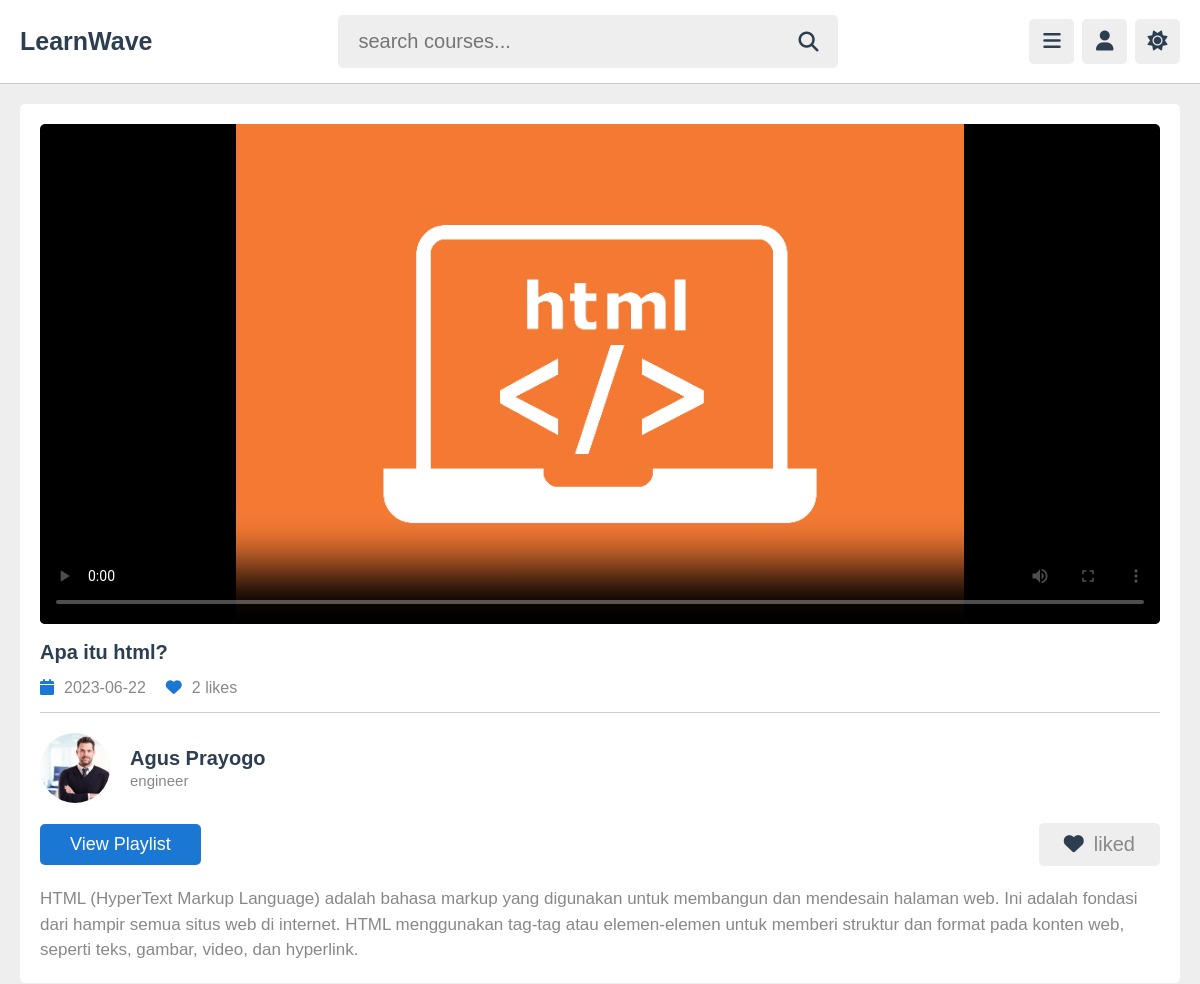
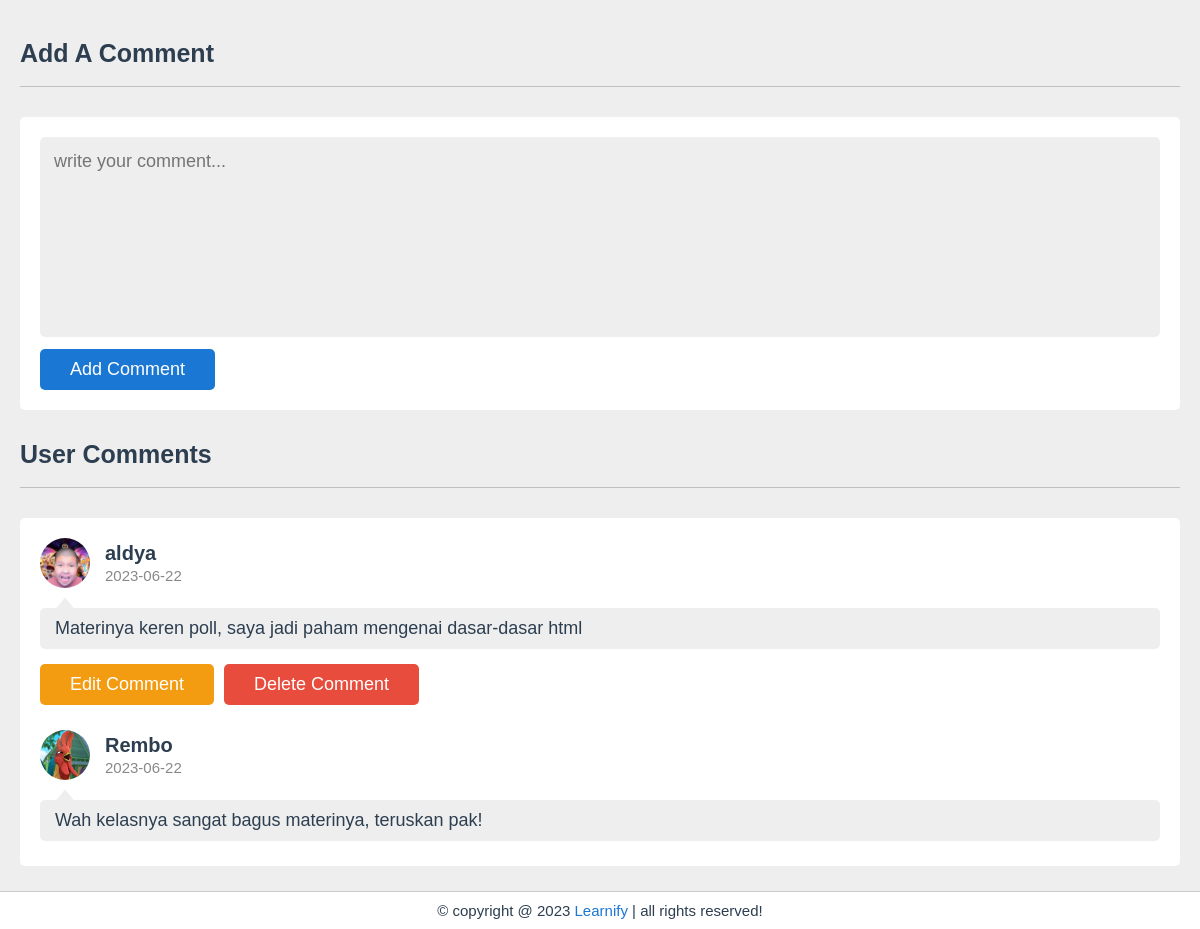
The page /watch_video.php?get_id=HJvmfDIKlQ5w3asvhvz4 (signed in) on the database its author committed (2 pictures, top to bottom).
### tables this page shows
CREATE TABLE `content` (
  `id` varchar(20) NOT NULL,
  `tutor_id` varchar(20) NOT NULL,
  `playlist_id` varchar(20) NOT NULL,
  `title` varchar(100) NOT NULL,
  `description` varchar(1000) NOT NULL,
  `video` varchar(100) NOT NULL,
  `thumb` varchar(100) NOT NULL,
  `date` date NOT NULL DEFAULT current_timestamp(),
  `status` varchar(20) NOT NULL DEFAULT 'deactive'
);

CREATE TABLE `tutors` (
  `id` varchar(20) NOT NULL,
  `name` varchar(50) NOT NULL,
  `profession` varchar(50) NOT NULL,
  `email` varchar(50) NOT NULL,
  `password` varchar(50) NOT NULL,
  `image` varchar(100) NOT NULL
);

CREATE TABLE `comments` (
  `id` varchar(20) NOT NULL,
  `content_id` varchar(20) NOT NULL,
  `user_id` varchar(20) NOT NULL,
  `tutor_id` varchar(20) NOT NULL,
  `comment` varchar(1000) NOT NULL,
  `date` date NOT NULL DEFAULT current_timestamp()
);

CREATE TABLE `users` (
  `id` varchar(20) NOT NULL,
  `name` varchar(50) NOT NULL,
  `email` varchar(50) NOT NULL,
  `password` varchar(50) NOT NULL,
  `image` varchar(100) NOT NULL
);

### watch_video.php (the view, shortened to what this page needs)
<?php
include 'components/connect.php';
if(isset($_COOKIE['user_id'])){
   $user_id = $_COOKIE['user_id'];
}else{
   $user_id = '';
}
if(isset($_GET['get_id'])){
   $get_id = $_GET['get_id'];
}else{
   $get_id = '';
   header('location:home.php');
}
?>
<!DOCTYPE html>
<html lang="en">
<head>
   <link rel="stylesheet" href="https://cdnjs.cloudflare.com/ajax/libs/font-awesome/6.2.0/css/all.min.css">
   <link rel="stylesheet" href="css/style.css">
</head>
<body>
<?php include 'components/user_header.php'; ?>
<section class="watch-video">
   <?php
      $select_content = $conn->prepare("SELECT * FROM `content` WHERE id = ? AND status = ?");
      $select_content->execute([$get_id, 'active']);
      if($select_content->rowCount() > 0){
         while($fetch_content = $select_content->fetch(PDO::FETCH_ASSOC)){
            $content_id = $fetch_content['id'];
            $select_likes = $conn->prepare("SELECT * FROM `likes` WHERE content_id = ?");
            $select_likes->execute([$content_id]);
            $total_likes = $select_likes->rowCount();
            $verify_likes = $conn->prepare("SELECT * FROM `likes` WHERE user_id = ? AND content_id = ?");
            $verify_likes->execute([$user_id, $content_id]);
            $select_tutor = $conn->prepare("SELECT * FROM `tutors` WHERE id = ? LIMIT 1");
            $select_tutor->execute([$fetch_content['tutor_id']]);
            $fetch_tutor = $select_tutor->fetch(PDO::FETCH_ASSOC);
   ?>
   <div class="video-details">
      <video src="uploaded_files/<?= $fetch_content['video']; ?>" class="video" poster="uploaded_files/<?= $fetch_content['thumb']; ?>" controls autoplay></video>
      <h3 class="title"><?= $fetch_content['title']; ?></h3>
      <div class="info">
         <p><i class="fas fa-calendar"></i><span><?= $fetch_content['date']; ?></span></p>
         <p><i class="fas fa-heart"></i><span><?= $total_likes; ?> likes</span></p>
      </div>
      <div class="tutor">
         <img src="uploaded_files/<?= $fetch_tutor['image']; ?>" alt="">
         <div>
            <h3><?= $fetch_tutor['name']; ?></h3>
            <span><?= $fetch_tutor['profession']; ?></span>
         </div>
      </div>
      <form action="" method="post" class="flex">
         <a href="playlist.php?get_id=<?= $fetch_content['playlist_id']; ?>" class="inline-btn">view playlist</a>
         <?php
            if($verify_likes->rowCount() > 0){
         ?>
         <button type="submit" name="like_content"><i class="fas fa-heart"></i><span>liked</span></button>
         <?php
         }else{
         ?>
         <button type="submit" name="like_content"><i class="far fa-heart"></i><span>like</span></button>
         <?php
            }
         ?>
      </form>
      <div class="description"><p><?= $fetch_content['description']; ?></p></div>
   </div>
   <?php
         }
      }else{
         echo '<p class="empty">no videos added yet!</p>';
      }
   ?>
</section>
<section class="comments">
   <h1 class="heading">add a comment</h1>
   <form action="" method="post" class="add-comment">
      <textarea name="comment_box" required placeholder="write your comment..." maxlength="1000" cols="30" rows="10"></textarea>
      <input type="submit" value="add comment" name="add_comment" class="inline-btn">
   </form>
   <h1 class="heading">user comments</h1>
   <div class="show-comments">
      <?php
         $select_comments = $conn->prepare("SELECT * FROM `comments` WHERE content_id = ?");
         $select_comments->execute([$get_id]);
         if($select_comments->rowCount() > 0){
            while($fetch_comment = $select_comments->fetch(PDO::FETCH_ASSOC)){
               $select_commentor = $conn->prepare("SELECT * FROM `users` WHERE id = ?");
               $select_commentor->execute([$fetch_comment['user_id']]);
               $fetch_commentor = $select_commentor->fetch(PDO::FETCH_ASSOC);
      ?>
      <div class="box" style="<?php if($fetch_comment['user_id'] == $user_id){echo 'order:-1;';} ?>">
         <div class="user">
            <img src="uploaded_files/<?= $fetch_commentor['image']; ?>" alt="">
            <div>
               <h3><?= $fetch_commentor['name']; ?></h3>
               <span><?= $fetch_comment['date']; ?></span>
            </div>
         </div>
         <p class="text"><?= $fetch_comment['comment']; ?></p>
         <?php
            if($fetch_comment['user_id'] == $user_id){
         ?>
         <form action="" method="post" class="flex-btn">
            <button type="submit" name="edit_comment" class="inline-option-btn">edit comment</button>
            <button type="submit" name="delete_comment" class="inline-delete-btn" onclick="return confirm('delete this comment?');">delete comment</button>
         </form>
         <?php
         }
         ?>
      </div>
      <?php
       }
      }else{
         echo '<p class="empty">no comments added yet!</p>';
      }
      ?>
      </div>
</section>
<?php include 'components/footer.php'; ?>
</body>
</html>

### components/user_header.php (shortened to what this page needs)
<header class="header">
   <section class="flex">
      <a href="home.php" class="logo">LearnWave</a>
      <form action="search_course.php" method="post" class="search-form">
         <input type="text" name="search_course" placeholder="search courses..." required maxlength="100">
         <button type="submit" class="fas fa-search" name="search_course_btn"></button>
      </form>
      <div class="icons">
         <div id="menu-btn" class="fas fa-bars"></div>
         <div id="user-btn" class="fas fa-user"></div>
         <div id="toggle-btn" class="fas fa-sun"></div>
      </div>
   </section>
</header>

### components/footer.php
<footer class="footer">
   &copy; copyright @ <?= date('Y'); ?> <span>Learnify</span> | all rights reserved!
</footer>

### rows shown on the page
content: title "Apa itu html?", date "2023-06-22", total_likes "2", tutor.image (picture), tutor.name "Agus Prayogo", tutor.profession "engineer", description "HTML (HyperText Markup Language) adalah bahasa markup yang digunakan untuk membangun dan mendesain halaman web. Ini adalah fondasi dari hampir semua situs web di internet. HTML menggunakan tag-tag atau elemen-elemen untuk memberi struktur dan format pada konten web, seperti teks, gambar, video, dan hyperlink."
comments: user.image (picture), user.name "aldya", date "2023-06-22", comment "Materinya keren poll, saya jadi paham mengenai dasar-dasar html"
comments: user.image (picture), user.name "Rembo", date "2023-06-22", comment "Wah kelasnya sangat bagus materinya, teruskan pak!"
